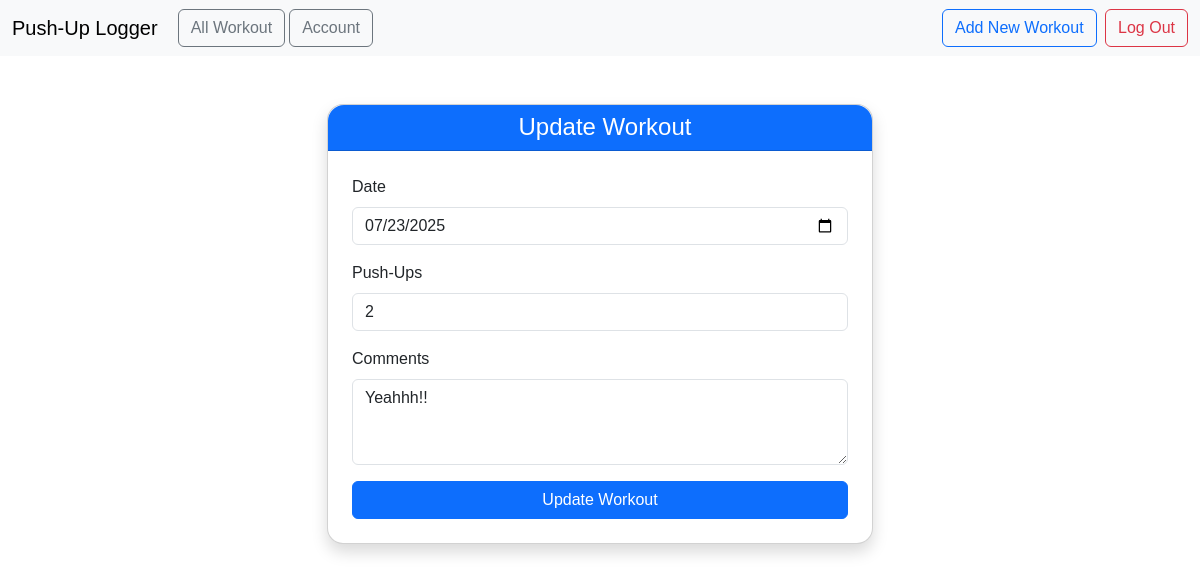
Before: /workout/update/1 (signed in) with the older database file.
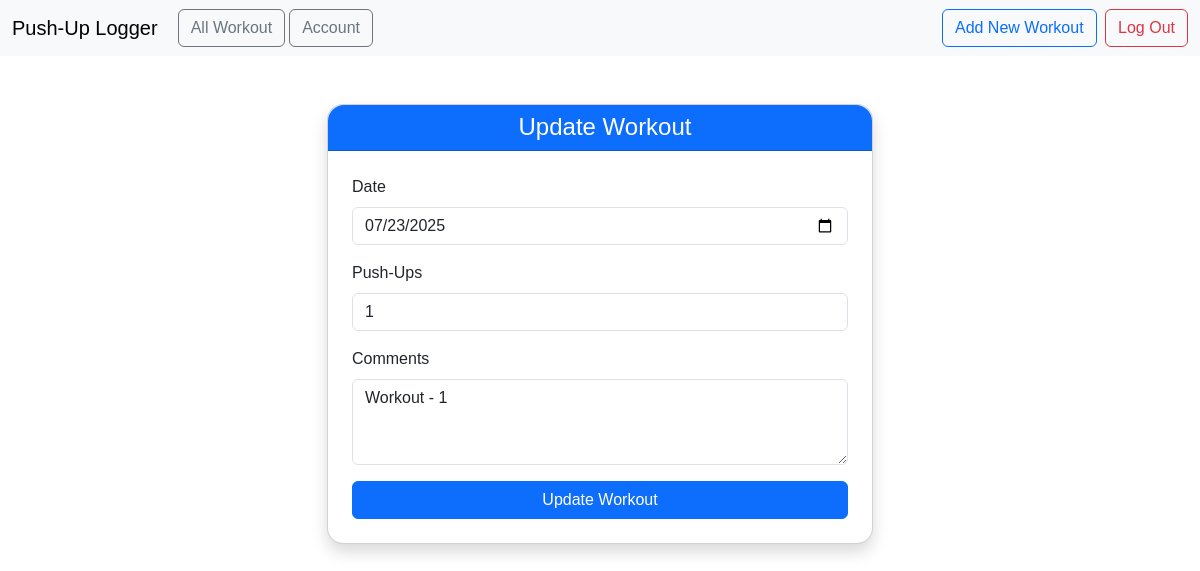
After: the same page with the newer database file.
### app/models.py (models this page shows)
class Workout(db.Model):
  id = db.Column(db.Integer, primary_key=True)
  user_id = db.Column(db.Integer, db.ForeignKey('user.id'), nullable=False)
  date = db.Column(db.DateTime, nullable=False)
  pushups = db.Column(db.Integer, nullable=False)
  comments = db.Column(db.String(200), nullable=True)
  user = db.relationship('User', backref=db.backref('workouts', lazy=True))

### app/main.py (the view)
@main.route('/workout/update/<int:workout_id>')
@login_required
def update_workout(workout_id):
  workout = Workout.query.get_or_404(workout_id)
  return render_template('update_workout.html', workout=workout)

### app/__init__.py (called while the page is built)
def create_app():
  app = Flask(__name__)
  app.config['SECRET_KEY'] = 'secret-key-goes-here'
  app.config['SQLALCHEMY_DATABASE_URI'] = 'sqlite:///sqlite.db'
  db.init_app(app)
  login_manager = LoginManager()
  login_manager.init_app(app)
  login_manager.login_view = 'auth.login'
  from app.models import User
  @login_manager.user_loader
  def load_user(user_id):
    return User.query.get(int(user_id))
  from .main import main as main_blueprint
  from .auth import auth as auth_blueprint
  app.register_blueprint(main_blueprint)
  app.register_blueprint(auth_blueprint)
  with app.app_context():
    db.create_all()  # Create database tables
  return app

### app/templates/update_workout.html (shortened to what this page needs)
{% extends 'base.html' %}
{% block head %}
{{ super() }}
<link rel="stylesheet" href="{{ url_for('static', filename='extended_beauty.css') }}">
{% endblock %}
{% block content %}
<div class="container mt-5">
  <div class="row justify-content-center">
    <div class="col-md-6">
      <div class="card shadow rounded-4">
        <div class="card-header bg-primary text-white text-center rounded-top-4">
          <h4 class="mb-0">Update Workout</h4>
        </div>
        <div class="card-body p-4">
          <form method="POST" action="{{ url_for('main.update_workout_post', workout_id=workout.id) }}">
            <div class="mb-3">
              <label for="date" class="form-label">Date</label>
              <input type="date" class="form-control" id="date" name="date"
                value="{{ workout.date.strftime('%Y-%m-%d') }}" required>
            </div>
            <div class="mb-3">
              <label for="pushups" class="form-label">Push-Ups</label>
              <input type="number" class="form-control" id="pushups" name="pushups" required min="1"
                value="{{ workout.pushups }}">
            </div>
            <div class="mb-3">
              <label for="comments" class="form-label">Comments</label>
              <textarea class="form-control" id="comments" name="comments" rows="3"
                placeholder="Any notes or observations...">{{ workout.comments }}</textarea>
            </div>
            <div class="d-grid">
              <button type="submit" class="btn btn-primary">Update Workout</button>
            </div>
          </form>
        </div>
      </div>
    </div>
  </div>
</div>
{% endblock %}

Changed rows visible on the page:
changed Workout: pushups "2" → "1"; comments "Yeahhh!!" → "Workout - 1"
